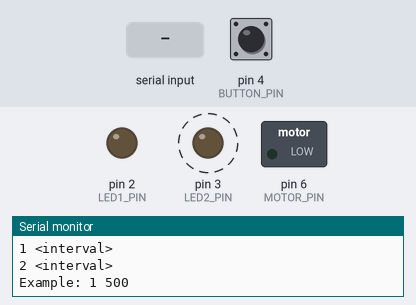
Bench run of a sketch on a simulated Arduino Uno, built with avr-gcc and run on an emulated ATmega328P. Parts: switched loads named in the sketch (green lamp = pin HIGH), output pins drawn as LEDs (lit = HIGH), the last lines printed to the serial monitor. Dashed ring = blinking. Inputs (shaded band) come from the test bench; at power-on: pin 4 (BUTTON_PIN) HIGH.

Above: at 1.2 s.
1.3 s: "1,90\n" received over Serial
At 3.49 s:
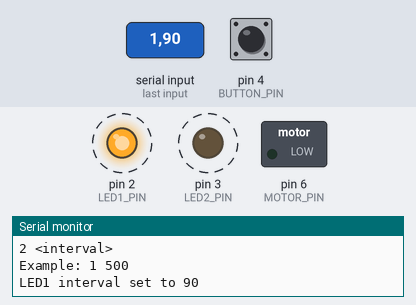
4.3 s: pin 4 (BUTTON_PIN) pulled LOW for 0.15 s
At 5.02 s:
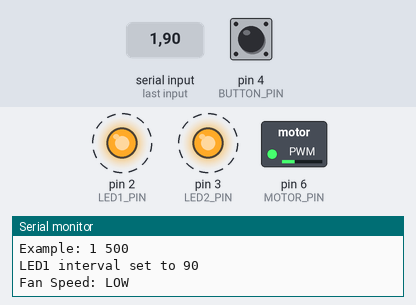
7.3 s: pin 4 (BUTTON_PIN) pulled LOW for 1 s
At 7.99 s:
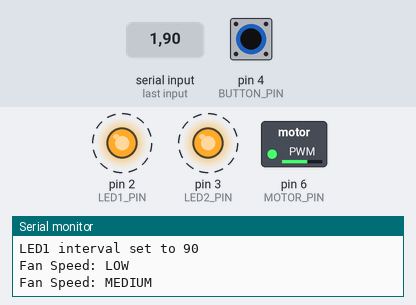
10.3 s: pin 4 (BUTTON_PIN) pulled LOW for 0.15 s
At 10.52 s:
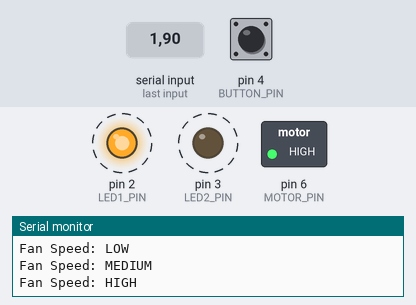
13.3 s: pin 4 (BUTTON_PIN) pulled LOW for 3.2 s
At 15.02 s:
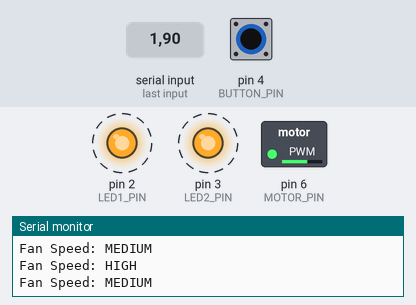
18.0 s: "90,45\n" received over Serial
Timing chart, 0 to 22.0 s (numbered marks = the images above; inputs shaded):
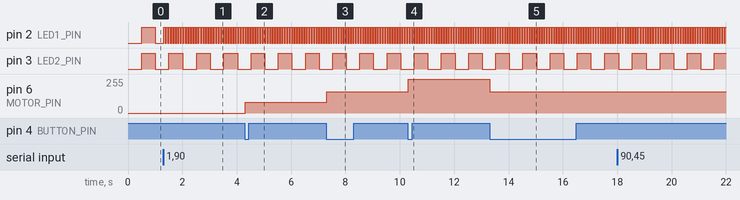

The sketch:

FreeRTOS.ino
```cpp
#include <Arduino.h>
#include <Arduino_FreeRTOS.h>
#include <semphr.h>
#include <EEPROM.h>
// ========================================
// Pin Definitions
// ========================================
#define LED1_PIN   2
#define LED2_PIN   3
#define BUTTON_PIN 4
#define MOTOR_PIN  6

// ========================================
// Fan Speeds
// ========================================
#define SPEED_OFF  0
#define SPEED_LOW  80
#define SPEED_MED  160
#define SPEED_HIGH 255

const int speedSequence[] = {
  SPEED_OFF,
  SPEED_LOW,
  SPEED_MED,
  SPEED_HIGH,
  SPEED_MED,
  SPEED_LOW,
  SPEED_OFF
};

const char* speedNames[] = {
  "OFF",
  "LOW",
  "MEDIUM",
  "HIGH",
  "MEDIUM",
  "LOW",
  "OFF"
};

const int SEQ_LEN = 7;

// ========================================
// Shared Variables
// ========================================
volatile unsigned long led1Interval = 1000;
volatile unsigned long led2Interval = 1000;

int speedIndex = 0;


// ========================================
// LED Task
// ========================================


void TaskLEDs(void *pvParameters) {

  pinMode(LED1_PIN, OUTPUT);
  pinMode(LED2_PIN, OUTPUT);

  bool led1State = LOW;
  bool led2State = LOW;

  unsigned long last1 = 0;
  unsigned long last2 = 0;

  while (1) {

    unsigned long now = millis();

    // LED1
    if (now - last1 >= led1Interval / 2) {
      last1 = now;
      led1State = !led1State;
      digitalWrite(LED1_PIN, led1State);
    }

    // LED2
    if (now - last2 >= led2Interval / 2) {
      last2 = now;
      led2State = !led2State;
      digitalWrite(LED2_PIN, led2State);
    }

    vTaskDelay(pdMS_TO_TICKS(10));
  }
}

// ========================================
// Control Task
// Handles Serial + Button
// ========================================
void TaskControl(void *pvParameters) {

  pinMode(BUTTON_PIN, INPUT_PULLUP);
  pinMode(MOTOR_PIN, OUTPUT);

  analogWrite(MOTOR_PIN, SPEED_OFF);

  bool lastButton = HIGH;

  Serial.println("=== FREE RTOS READY ===");
  Serial.println("Commands:");
  Serial.println("1 <interval>");
  Serial.println("2 <interval>");
  Serial.println("Example: 1 500");

  while (1) {

    // ====================================
    // BUTTON CONTROL
    // ====================================
    bool button = digitalRead(BUTTON_PIN);

    if (lastButton == HIGH && button == LOW) {

      speedIndex++;

      if (speedIndex >= SEQ_LEN) {
        speedIndex = 0;
      }

      analogWrite(MOTOR_PIN, speedSequence[speedIndex]);

      Serial.print("Fan Speed: ");
      Serial.println(speedNames[speedIndex]);

      vTaskDelay(pdMS_TO_TICKS(200));
    }

    lastButton = button;

    // ====================================
    // SERIAL CONTROL
    // ====================================
    if (Serial.available()) {

      int ledNum = Serial.parseInt();
      int intervalVal = Serial.parseInt();

      if (intervalVal > 0) {

        if (ledNum == 1) {

          led1Interval = intervalVal;

          Serial.print("LED1 interval set to ");
          Serial.println(intervalVal);
        }

        else if (ledNum == 2) {

          led2Interval = intervalVal;

          Serial.print("LED2 interval set to ");
          Serial.println(intervalVal);
        }

        else {

          Serial.println("Invalid LED number");
        }
      }
    }

    vTaskDelay(pdMS_TO_TICKS(20));
  }
}

// ========================================
// SETUP
// ========================================


void setup() {

  Serial.begin(9600);
  xTaskCreate(
    TaskLEDs,
    "LEDs",
    128,
    NULL,
    1,
    NULL
  );

  xTaskCreate(
    TaskControl,
    "Control",
    512,
    NULL,
    1,
    NULL
  );

}

// ========================================
// LOOP
// ========================================
void loop() {
}
```

Measured:
- after the input at 1.3 s, pin 2 (LED1_PIN): alternates HIGH for 0.04 s and LOW for 0.04 s, starting at once
- after the input at 4.3 s, pin 6 (MOTOR_PIN): 0/255 → 80/255 at once
- after the input at 7.3 s, pin 6 (MOTOR_PIN): 80/255 → 160/255 at once
- after the input at 10.3 s, pin 6 (MOTOR_PIN): 160/255 → 255/255 at once
- after the input at 13.3 s, pin 6 (MOTOR_PIN): 255/255 → 160/255 at once
- by itself, pin 3 (LED2_PIN): alternates HIGH for 0.50 s and LOW for 0.50 s
